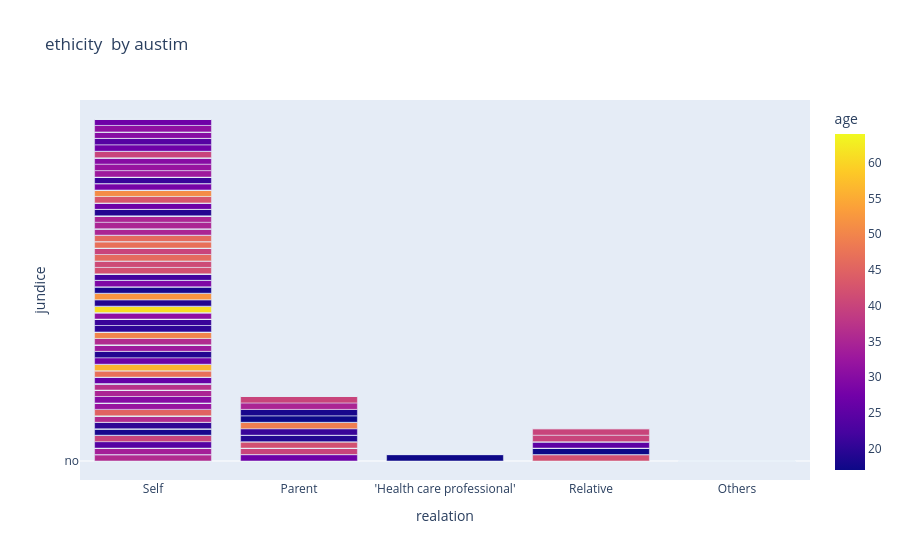

Write notebook code for a chart like this one.
### Code cell
fig = px.bar(df, x='realation', y='jundice',color="age",
             barmode='stack', title='ethicity  by austim')
fig.show()

### Figure 1 — Plotly figure (JSON) as saved in the notebook; plotly's stock layout.template omitted (floating-point values rounded to 4 significant figures; data arrays with more than 128 entries replaced by an {"elided": "..."} marker saying what was removed)
{"data": [{"alignmentgroup": "True", "hovertemplate": "realation=%{x}<br>jundice=%{y}<br>age=%{marker.color}<extra></extra>", "legendgroup": "", "marker": {"color": {"elided": "696 int values"}, "coloraxis": "coloraxis", "pattern": {"shape": ""}}, "name": "", "offsetgroup": "", "orientation": "v", "showlegend": false, "textposition": "auto", "type": "bar", "x": {"elided": "696 str values"}, "xaxis": "x", "y": {"elided": "696 str values"}, "yaxis": "y"}], "layout": {"barmode": "stack", "coloraxis": {"colorbar": {"title": {"text": "age"}}, "colorscale": [[0, "#0d0887"], [0.1111, "#46039f"], [0.2222, "#7201a8"], [0.3333, "#9c179e"], [0.4444, "#bd3786"], [0.5556, "#d8576b"], [0.6667, "#ed7953"], [0.7778, "#fb9f3a"], [0.8889, "#fdca26"], [1, "#f0f921"]]}, "legend": {"tracegroupgap": 0}, "title": {"text": "ethicity  by austim"}, "xaxis": {"anchor": "y", "domain": [0, 1], "title": {"text": "realation"}}, "yaxis": {"anchor": "x", "domain": [0, 1], "title": {"text": "jundice"}}}}
